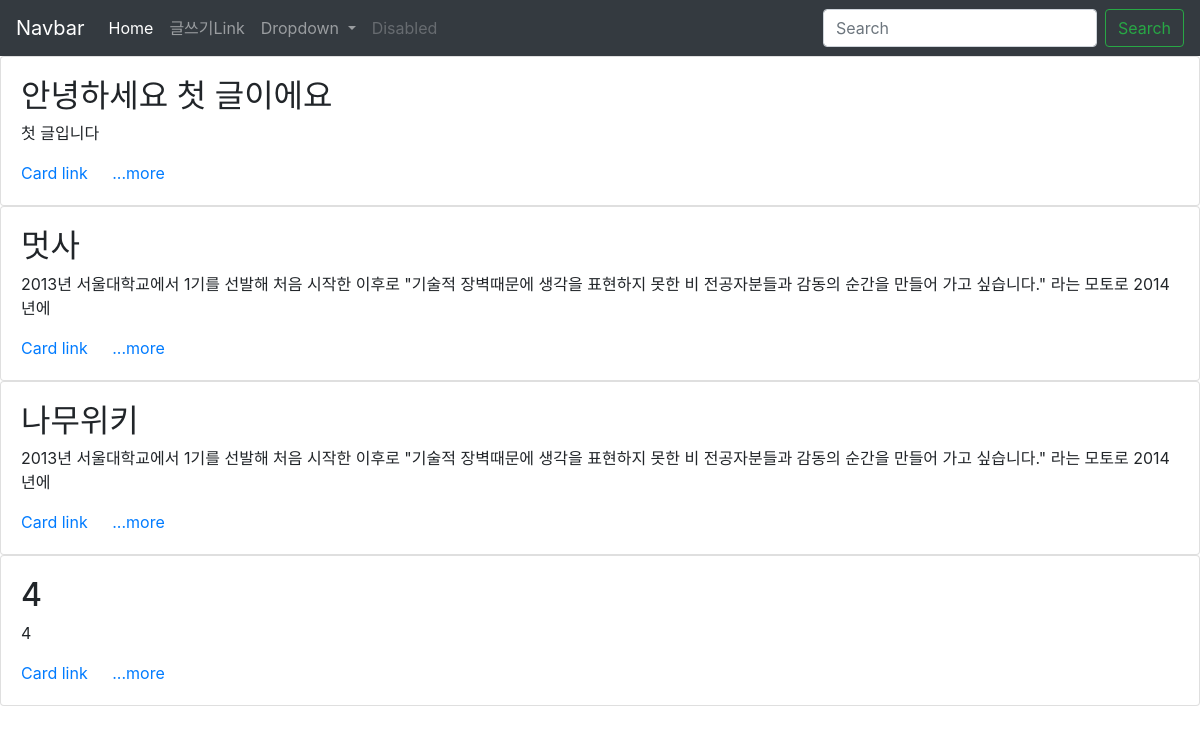
The page / on the database its author committed.
### blogapp/models.py (models this page shows, shortened)
class Blog(models.Model):
    title = models.CharField(max_length=200)
    pub_Date = models.DateTimeField('date published')
    body = models.TextField()
    def summary(self):
        return self.body[:100]

### blogapp/views.py (the view)
# urls.py: path('',blogapp.views.home, name="home"),
def home(request):
    blogs = Blog.objects
    return render(request, 'home.html', {'blogs':blogs})

### blogapp/templates/home.html (shortened to what this page needs)
<head>
    <link rel="stylesheet" href="https://stackpath.bootstrapcdn.com/bootstrap/4.5.0/css/bootstrap.min.css">
</head>
<body>
    <nav class="navbar navbar-expand-lg navbar-dark bg-dark">
        <a class="navbar-brand" href="#">Navbar</a>
        <div class="collapse navbar-collapse" id="navbarSupportedContent">
          <ul class="navbar-nav mr-auto">
            <li class="nav-item active">
              <a class="nav-link" href="#">Home <span class="sr-only">(current)</span></a>
            </li>
            <li class="nav-item">
              <a class="nav-link" href="{% url 'new' %}">글쓰기Link</a>
            </li>
            <li class="nav-item dropdown">
              <a class="nav-link dropdown-toggle" href="#" id="navbarDropdown" role="button" data-toggle="dropdown" aria-haspopup="true" aria-expanded="false">
                Dropdown
              </a>
            </li>
            <li class="nav-item">
              <a class="nav-link disabled" href="#" tabindex="-1" aria-disabled="true">Disabled</a>
            </li>
          </ul>
          <form class="form-inline my-2 my-lg-0">
            <input class="form-control mr-sm-2" type="search" placeholder="Search" aria-label="Search">
            <button class="btn btn-outline-success my-2 my-sm-0" type="submit">Search</button>
          </form>
        </div>
      </nav>
{% for blog in blogs.all %}
<div class="card" style="width: 100%;">
    <div class="card-body">
      <h2 class="card-title">{{blog.title}}</h2>
      <p class="card-text">{{blog.summary}}</p>
      <a href="#" class="card-link">Card link</a>
      <a href="{% url 'detail' blog.id %}" class="card-link">...more</a>
    </div>
  </div>
  {%endfor%}

### rows shown on the page
Blog: title "안녕하세요 첫 글이에요", summary "첫 글입니다"
Blog: title "멋사", summary "2013년 서울대학교에서 1기를 선발해 처음 시작한 이후로 \"기술적 장벽때문에 생각을 표현하지 못한 비 전공자분들과 감동의 순간을 만들어 가고 싶습니다.\" 라는 모토로 2014년에"
Blog: title "나무위키", summary "2013년 서울대학교에서 1기를 선발해 처음 시작한 이후로 \"기술적 장벽때문에 생각을 표현하지 못한 비 전공자분들과 감동의 순간을 만들어 가고 싶습니다.\" 라는 모토로 2014년에"
Blog: title "4", summary "4"
